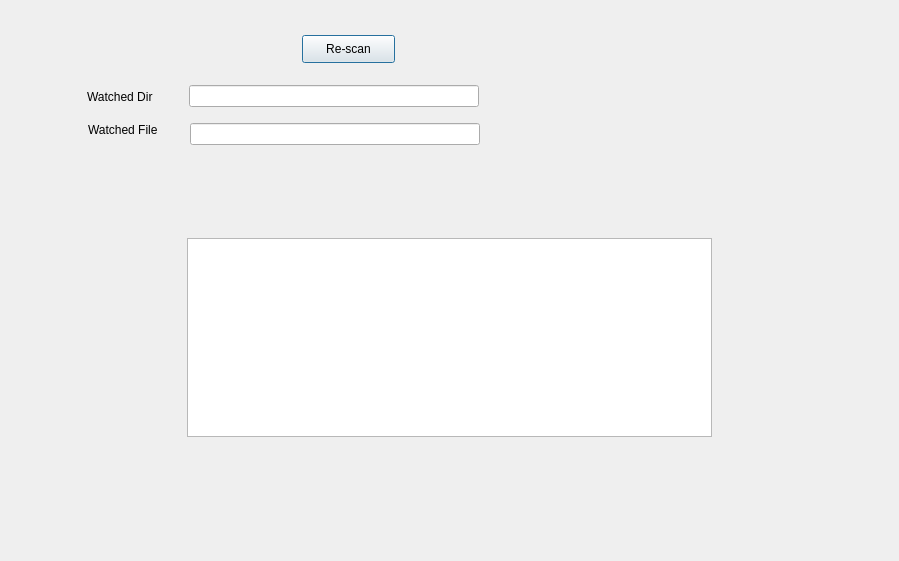
<?xml version="1.0" encoding="UTF-8"?>
<ui version="4.0">
 <class>radiolog_viewer</class>
 <widget class="QDialog" name="radiolog_viewer">
  <property name="geometry">
   <rect>
    <x>0</x>
    <y>0</y>
    <width>899</width>
    <height>561</height>
   </rect>
  </property>
  <property name="windowTitle">
   <string>Dialog</string>
  </property>
  <widget class="QTextEdit" name="logField">
   <property name="geometry">
    <rect>
     <x>187</x>
     <y>238</y>
     <width>525</width>
     <height>199</height>
    </rect>
   </property>
  </widget>
  <widget class="QPushButton" name="rescanButton">
   <property name="geometry">
    <rect>
     <x>302</x>
     <y>35</y>
     <width>93</width>
     <height>28</height>
    </rect>
   </property>
   <property name="text">
    <string>Re-scan</string>
   </property>
  </widget>
  <widget class="QLineEdit" name="watchedDirField">
   <property name="geometry">
    <rect>
     <x>189</x>
     <y>85</y>
     <width>290</width>
     <height>22</height>
    </rect>
   </property>
  </widget>
  <widget class="QLineEdit" name="watchedFileField">
   <property name="geometry">
    <rect>
     <x>190</x>
     <y>123</y>
     <width>290</width>
     <height>22</height>
    </rect>
   </property>
  </widget>
  <widget class="QLabel" name="label">
   <property name="geometry">
    <rect>
     <x>87</x>
     <y>87</y>
     <width>80</width>
     <height>20</height>
    </rect>
   </property>
   <property name="text">
    <string>Watched Dir</string>
   </property>
  </widget>
  <widget class="QLabel" name="label_2">
   <property name="geometry">
    <rect>
     <x>88</x>
     <y>120</y>
     <width>80</width>
     <height>20</height>
    </rect>
   </property>
   <property name="text">
    <string>Watched File</string>
   </property>
  </widget>
 </widget>
 <resources/>
 <connections>
  <connection>
   <sender>rescanButton</sender>
   <signal>clicked()</signal>
   <receiver>radiolog_viewer</receiver>
   <slot>rescan()</slot>
   <hints>
    <hint type="sourcelabel">
     <x>319</x>
     <y>39</y>
    </hint>
    <hint type="destinationlabel">
     <x>548</x>
     <y>24</y>
    </hint>
   </hints>
  </connection>
 </connections>
 <slots>
  <slot>rescan()</slot>
 </slots>
</ui>
